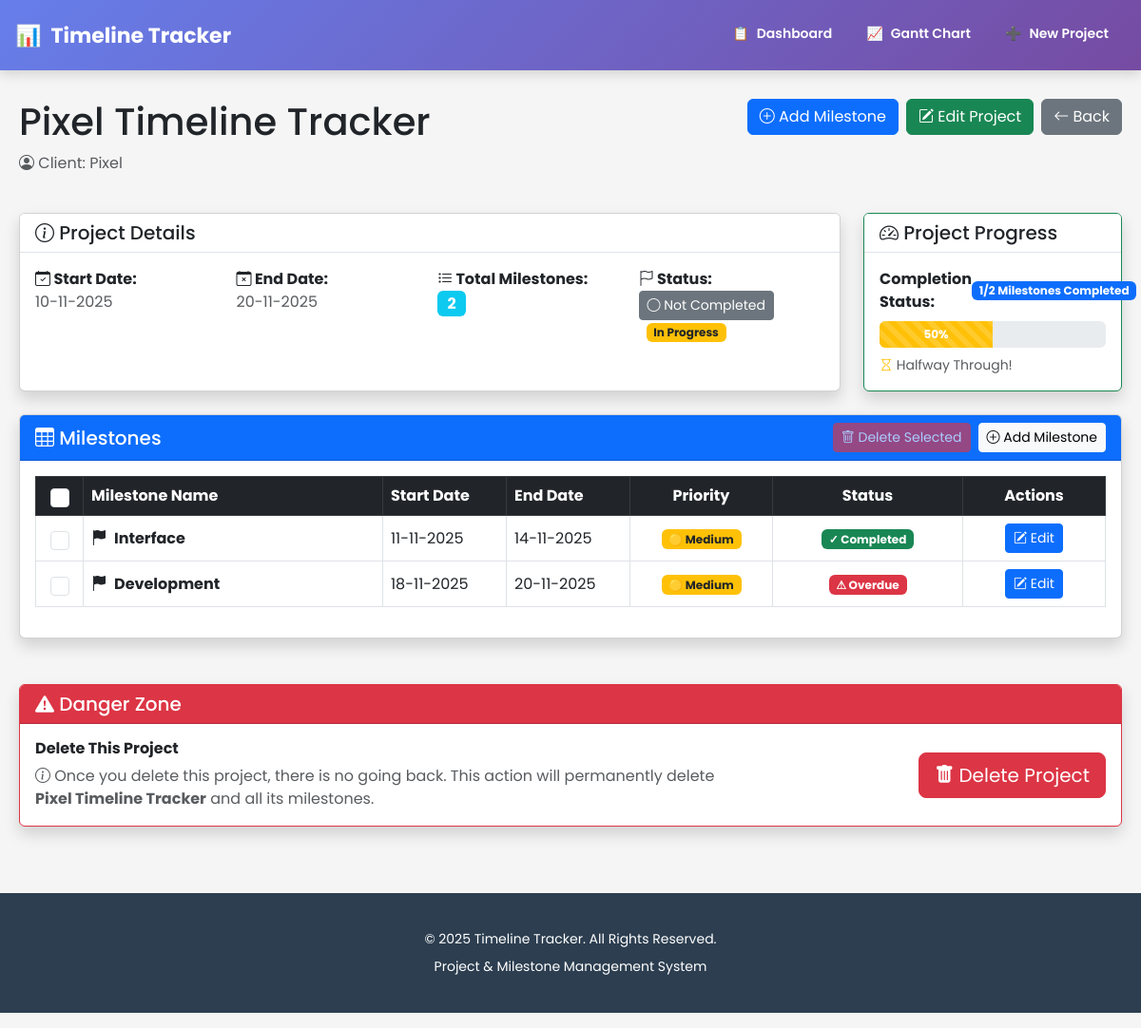
Page /project/2 on the earlier database version.
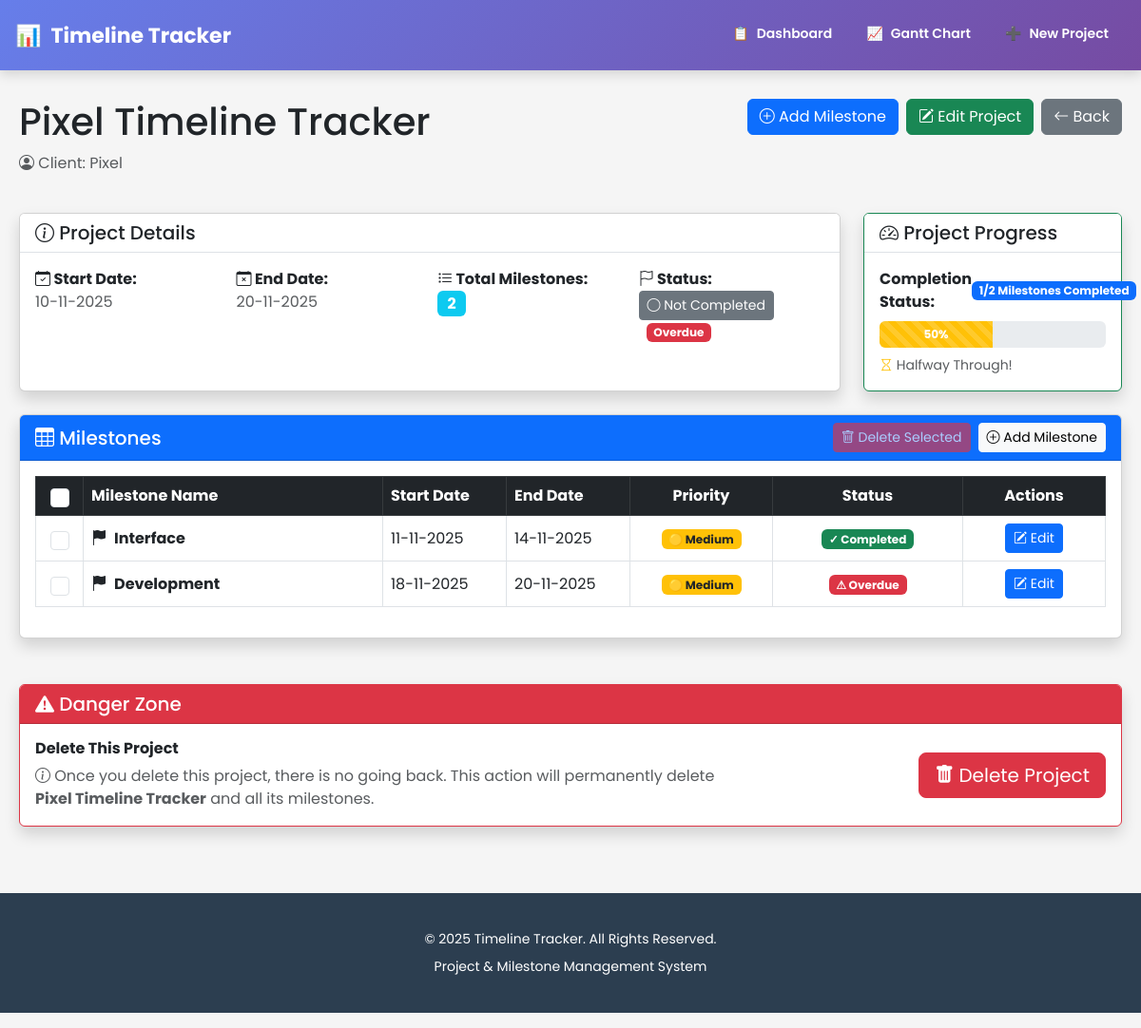
Same page on the later database version.
### app.py (the view)
@app.route('/project/<int:project_id>')
def view_project(project_id):
    project = Project.query.get_or_404(project_id)
    today = datetime.now().date()
    completed_milestones_count = 0
    total_milestones = len(project.milestones)
    for milestone in project.milestones:
        actual_status = get_milestone_status(milestone, today)
        if milestone.status != actual_status:
            milestone.status = actual_status
        if actual_status == 'Completed':
            completed_milestones_count += 1
    db.session.commit()
    completion_percentage = 0
    if total_milestones > 0:
        completion_percentage = round((completed_milestones_count / total_milestones) * 100)
    return render_template('view_project.html',
        project=project,
        today=date.today(),
        completed_milestones=completed_milestones_count,
        total_milestones=total_milestones,
        completion_percentage=completion_percentage)

### app.py (called while the page is built)
def get_milestone_status(milestone, today=None):
    if today is None:
        today = datetime.now().date()
    if milestone.status == 'Completed':
        return 'Completed'
    if milestone.status == 'In Progress':
        if milestone.end_date < today:
            return 'Overdue'  # Overdue means end_date passed but not completed
        return 'In Progress'
    if today < milestone.start_date:
        return 'Not Started'  # Before start date
    elif today > milestone.end_date:
        return 'Overdue'  # After end date, not completed
    else:
        return 'In Progress'  # Between start and end date

### templates/view_project.html (shortened to what the changed rows need)
{% extends "base.html" %}
{% block content %}
<div class="row mb-4">
    <div class="col-md-6">
        <h1>{{ project.project_name }}</h1>
    </div>
</div>
<div class="row mb-4 g-4">
  <div class="col-12 col-md-8 col-lg-9">
    <div class="card shadow h-100">
      <div class="card-body">
        <div class="row g-3">
          <div class="col-md-3">
            <strong><i class="bi bi-flag"></i> Status:</strong><br>
            <form method="post" action="{{ url_for('toggle_status', project_id=project.id) }}" style="display:inline;">
              {% if project.status == "Completed" %}
                <button type="submit" class="btn btn-success btn-sm">
                  <i class="bi bi-check-circle"></i> Completed
                </button>
              {% else %}
                <button type="submit" class="btn btn-secondary btn-sm">
                </button>
              {% endif %}
            </form>
            {% if project.status == "Overdue" %}
              <span class="badge bg-danger ms-2">Overdue</span>
            {% elif project.status == "In Progress" %}
              <span class="badge bg-warning text-dark ms-2">In Progress</span>
            {% elif project.status == "Not Started" %}
              <span class="badge bg-secondary ms-2">Not Started</span>
            {% endif %}
          </div>
        </div>
      </div>
    </div>
  </div>
</div>
<div class="row mb-4">
    <div class="col-12">
        <div class="card shadow">
            <div class="card-body">
                {% if project.milestones %}
                <form id="deleteMilestonesForm" method="post" action="/delete-milestones">
                    <div class="table-responsive">
                        <table class="table table-hover table-bordered align-middle">
                            <thead class="table-dark">
                                <tr>
                                    <th class="text-center" style="width:50px;">
                                        <input type="checkbox" id="selectAll" class="form-check-input" style="width: 20px; height: 20px;" onchange="toggleSelectAll(this)">
                                    </th>
                                    <th>Milestone Name</th>
                                    <th style="width: 130px;">Start Date</th>
                                    <th style="width: 130px;">End Date</th>
                                    <th style="width: 150px;" class="text-center">Priority</th>
                                    <th style="width: 200px;" class="text-center">Status</th>
                                    <th style="width: 150px;" class="text-center">Actions</th>
                                </tr>
                            </thead>
                        </table>
                    </div>
                </form>
                {% endif %}
            </div>
        </div>
    </div>
</div>
{% endblock %}

Differences in the rows shown:
changed Project "Pixel Timeline Tracker": status "In Progress" → "Overdue" (drawn)
Other differences:
text no longer shown: "In Progress"
text now shown: "Overdue"
